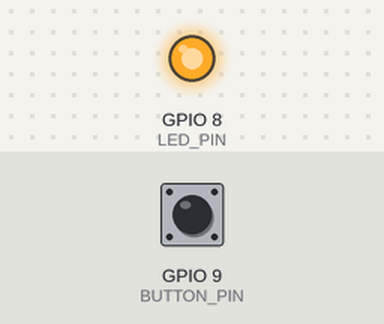
A program run on a simulated ESP32-C3. Shown: output pins drawn as LEDs (lit = HIGH). The test bench sets the inputs (shaded band); at power-on: GPIO 9 (BUTTON_PIN) HIGH. Random numbers use the default seed unless the program sets one; EEPROM starts erased; USB keyboard and mouse output is not drawn; what the program prints to the serial monitor is not drawn.

Above: at 1.2 s.
1.3 s: GPIO 9 (BUTTON_PIN) pulled LOW for 0.15 s
At 3.6 s:
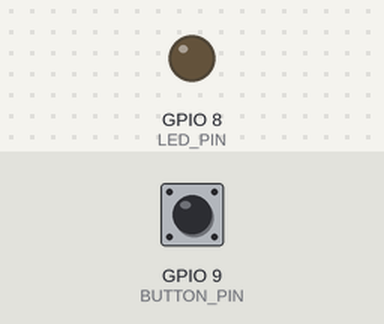
4.4 s: GPIO 9 (BUTTON_PIN) pulled LOW for 1 s
6.9 s: GPIO 9 (BUTTON_PIN) pulled LOW for 3.2 s
At 8.6 s:
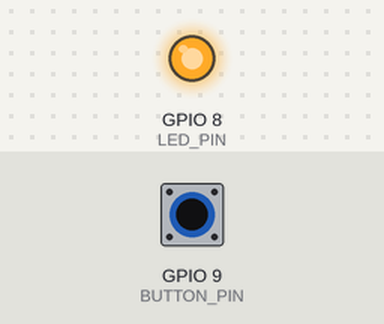
13.1 s: GPIO 9 (BUTTON_PIN) pulsed LOW 2 times (0.12 s each, 0.3 s apart)
Timing chart, 0 to 17.1 s (numbered marks = the images above; inputs shaded):
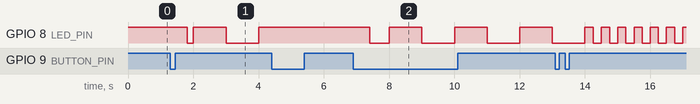

Measured:
- after the input at 1.3 s, GPIO 8 (LED_PIN): HIGH → LOW after 0.51 s, → HIGH 0.19 s later, → LOW 1.0 s later, → HIGH 0.99 s later
- after the input at 4.4 s, every drawn part: stays the same
- after the input at 6.9 s, GPIO 8 (LED_PIN): HIGH → LOW after 0.52 s, then repeats every 2.0 s: HIGH 0.99 s, LOW 1.0 s

The program:

main.cpp
```cpp
#include <Arduino.h>
#include <BleMouse.h>
#include <esp_task_wdt.h>
#include <Preferences.h> // Library for saving state to memory

// --- Main Configuration ---
#define BUTTON_PIN 9
#define LED_PIN 8             // Using the now-confirmed working pin
#define DOUBLE_CLICK_TIME 500 // Time in ms to detect a double/triple click

// --- Jiggle Parameters (Customize these values) ---
#define SLOW_INTERVAL 60000   // 60 seconds
#define SLOW_RANGE 50         // Moves between -50 and +50 pixels
#define FAST_INTERVAL 1000    // 1 second
#define FAST_RANGE 3          // Moves between -3 and +3 pixels
#define ZIGZAG_INTERVAL 50    // Faster interval for smoother scribbling
#define ZIGZAG_RANGE 15       // Max distance for each small jittery movement
#define ZIGZAG_PHASE_LENGTH 30 // How many steps before changing drift direction

// --- BLE Mouse Setup ---
BleMouse bleMouse("Wireless Jiggler", "ACME Corp", 100);
Preferences preferences; // Object to handle saving data

// --- Jiggle Modes ---
enum JiggleMode { NONE, SLOW, FAST, ZIGZAG };
JiggleMode jiggleMode = NONE;

// --- State Variables ---
unsigned long lastButtonPressTime = 0;
unsigned long lastJiggleTime = 0;
unsigned long lastKeepAliveTime = 0;
int buttonPressCount = 0;
bool buttonLastState = HIGH;
bool wasConnected = false;
int zigzagStep = 0;

void setup() {
  Serial.begin(115200);

  preferences.begin("jiggler-prefs", false);
  jiggleMode = (JiggleMode)preferences.getUChar("lastMode", NONE);

  pinMode(BUTTON_PIN, INPUT_PULLUP);
  pinMode(LED_PIN, OUTPUT);
  // For an Active-LOW LED, HIGH is the OFF state.
  digitalWrite(LED_PIN, HIGH);

  bleMouse.begin();
  Serial.println("🔌 BLE Mouse Jiggler Started");

  if (jiggleMode != NONE) {
    Serial.println("✅ Restored last used jiggle mode.");
  } else {
    Serial.println("Press the button to change modes.");
  }

  esp_task_wdt_config_t wdt_config = {
    .timeout_ms = 3000,
    .idle_core_mask = 1,
    .trigger_panic = true
  };
  esp_task_wdt_init(&wdt_config);
  esp_task_wdt_add(NULL);
}

// 💡 Manages the LED to show the current mode
void updateLED() {
  switch (jiggleMode) {
    case SLOW:
      // Use ! to invert the blink signal for an Active-LOW LED
      digitalWrite(LED_PIN, !( (millis() / 1000) % 2 ));
      break;
    case FAST:
      digitalWrite(LED_PIN, !( (millis() / 250) % 2 ));
      break;
    case ZIGZAG:
      digitalWrite(LED_PIN, !( (millis() / 100) % 2 ));
      break;
    case NONE:
    default:
      // For an Active-LOW LED, HIGH turns it OFF.
      digitalWrite(LED_PIN, HIGH);
      break;
  }
}

// 👆 Handles presses and saves the new mode to memory
void handleButtonPress() {
  bool buttonState = digitalRead(BUTTON_PIN);

  if (buttonLastState == HIGH && buttonState == LOW) {
    unsigned long now = millis();
    if (now - lastButtonPressTime < DOUBLE_CLICK_TIME) {
      buttonPressCount++;
    } else {
      buttonPressCount = 1;
    }
    lastButtonPressTime = now;
  }
  buttonLastState = buttonState;

  if (millis() - lastButtonPressTime > DOUBLE_CLICK_TIME && buttonPressCount > 0) {
    JiggleMode newMode = jiggleMode;

    if (buttonPressCount == 1) {
      newMode = (jiggleMode != NONE) ? NONE : SLOW;
    } else if (buttonPressCount == 2) {
      newMode = FAST;
    } else if (buttonPressCount == 3) {
      newMode = ZIGZAG;
    }

    if (newMode != jiggleMode) {
        jiggleMode = newMode;
        preferences.putUChar("lastMode", jiggleMode);

        if (jiggleMode == NONE) Serial.println("🛑 Jiggle mode: OFF");
        if (jiggleMode == SLOW) Serial.println("🟢 Jiggle mode: SLOW");
        if (jiggleMode == FAST) Serial.println("⚡ Jiggle mode: FAST");
        if (jiggleMode == ZIGZAG) {
            zigzagStep = 0;
            Serial.println("🌀 Jiggle mode: ZIGZAG (Natural Scribble)");
        }
    }

    buttonPressCount = 0;
  }
}

void tryReconnectBLE() {
  bleMouse.end();
  delay(500);
  bleMouse.begin();
  Serial.println("🔁 BLE service restarted");
}

void loop() {
  esp_task_wdt_reset();
  handleButtonPress();
  updateLED();

  bool connected = bleMouse.isConnected();

  if (connected && !wasConnected) {
    Serial.println("✅ BLE Connected");
    wasConnected = true;
  } else if (!connected && wasConnected) {
    Serial.println("❌ BLE Disconnected — attempting recovery...");
    wasConnected = false;
    tryReconnectBLE();
    return;
  }

  if (connected && millis() - lastKeepAliveTime > 30000) {
    bleMouse.move(0, 0);
    lastKeepAliveTime = millis();
  }

  if (connected && jiggleMode != NONE) {
    unsigned long now = millis();
    unsigned long interval = 0;

    switch (jiggleMode) {
      case SLOW:   interval = SLOW_INTERVAL; break;
      case FAST:   interval = FAST_INTERVAL;  break;
      case ZIGZAG: interval = ZIGZAG_INTERVAL;   break;
      default:     return;
    }

    if (now - lastJiggleTime >= interval) {
      int dx = 0, dy = 0;
      if (jiggleMode == SLOW) {
        dx = random(-SLOW_RANGE, SLOW_RANGE + 1);
        dy = random(-SLOW_RANGE, SLOW_RANGE + 1);
      } else if (jiggleMode == FAST) {
        dx = random(-FAST_RANGE, FAST_RANGE + 1);
        dy = random(-FAST_RANGE, FAST_RANGE + 1);
      } else if (jiggleMode == ZIGZAG) {
        int directionBias = (zigzagStep / ZIGZAG_PHASE_LENGTH) % 4;
        switch (directionBias) {
          case 0: // Bias Down-Right
            dx = random(0, ZIGZAG_RANGE + 1);
            dy = random(0, ZIGZAG_RANGE + 1);
            break;
          case 1: // Bias Down-Left
            dx = random(-ZIGZAG_RANGE, 1);
            dy = random(0, ZIGZAG_RANGE + 1);
            break;
          case 2: // Bias Up-Left
            dx = random(-ZIGZAG_RANGE, 1);
            dy = random(-ZIGZAG_RANGE, 1);
            break;
          case 3: // Bias Up-Right
            dx = random(0, ZIGZAG_RANGE + 1);
            dy = random(-ZIGZAG_RANGE, 1);
            break;
        }
        zigzagStep++;
      }

      bleMouse.move(dx, dy);
      lastJiggleTime = now;
    }
  }

  delay(10);
}
```
